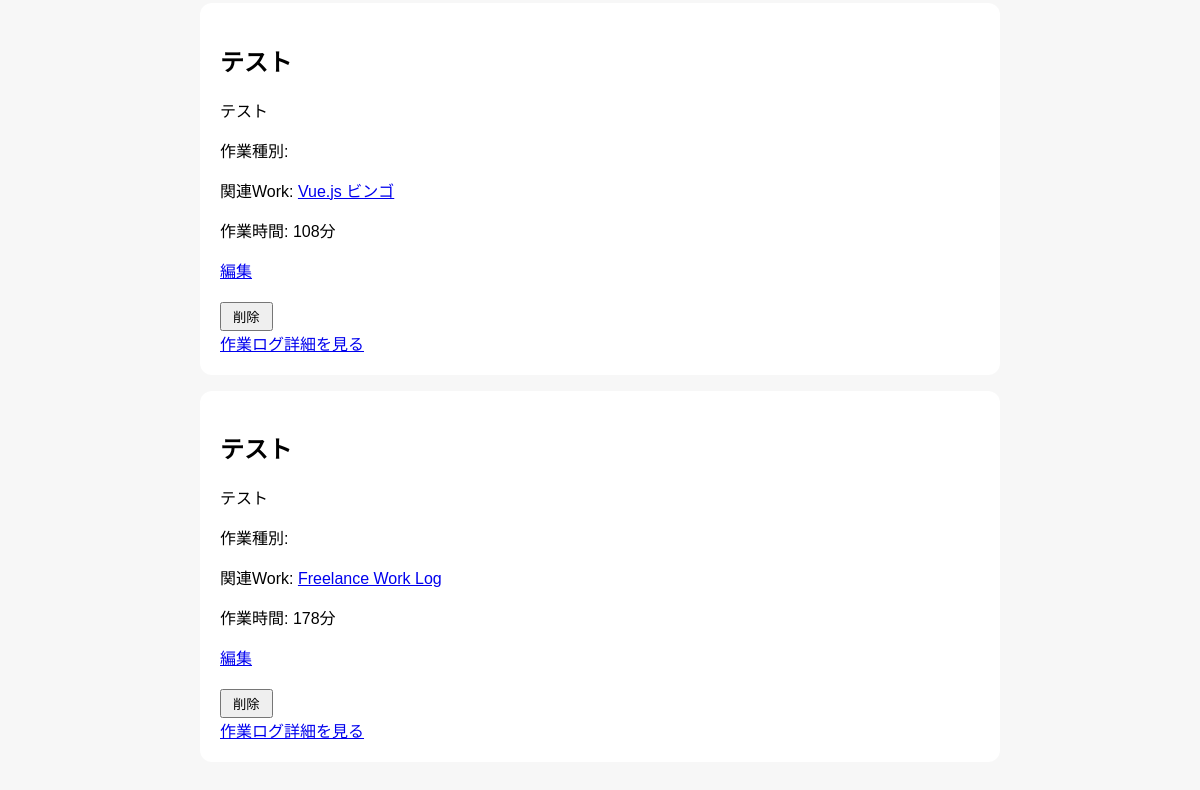
Page /posts-page (lower part) on the earlier database version.
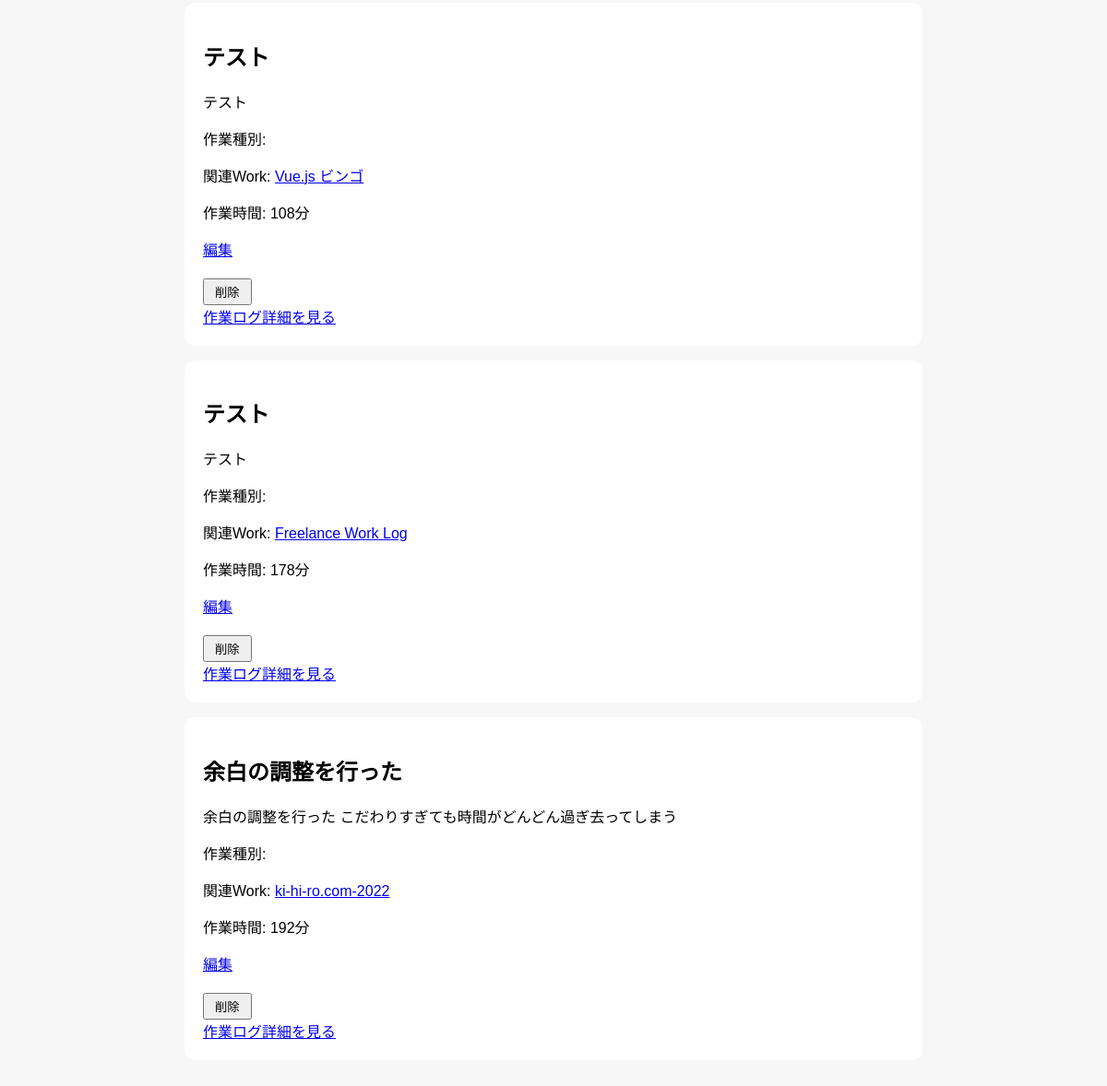
Same page on the later database version.
### app/models.py (models this page shows)
class Post(Base):
    __tablename__ = "posts"
    id = Column(Integer, primary_key=True, index=True)
    title = Column(String)
    content = Column(String)
    task_type = Column(String)
    start_time = Column(DateTime)
    end_time = Column(DateTime)
    work_time_minutes = Column(Integer)
    work_id = Column(Integer, ForeignKey("works.id"))
    work = relationship(
        "Work",
        back_populates="posts"
    )
    created_at = Column(DateTime, default=datetime.now)

class Work(Base):
    __tablename__ = "works"
    id = Column(Integer, primary_key=True, index=True)
    title = Column(String, nullable=False)
    description = Column(Text, nullable=False)
    github_url = Column(String)
    app_url = Column(String)
    tech_stack = Column(String)
    posts = relationship(
        "Post",
        back_populates="work"
    )
    image_url = Column(String)
    created_at = Column(DateTime, default=datetime.now)

### app/main.py (the view)
@app.get("/posts-page")
def posts_page(
    request: Request,
    work_id: int | None = None,
    db: Session = Depends(get_db)
):
    query = db.query(models.Post)
    if work_id:
        query = query.filter(
            models.Post.work_id == work_id
        )
    posts = query.all()
    works = db.query(models.Work).all()
    return templates.TemplateResponse(
        request,
        "posts.html",
        {"posts": posts, "works": works}
    )

### app/templates/posts.html (shortened to what this page needs)
{% extends "base.html" %}
{% block content %}
    {% for post in posts %}
    <div class="post-card">
        <h2>{{ post.title }}</h2>
        <div>{{ post.content[:120] | safe }}</div>
        <p>作業種別: {{ post.task_type }}</p>
        {% if post.work %}
        <p>
            関連Work:
            <a href="/works-page/{{ post.work.id }}">
                {{ post.work.title }}
            </a>
        </p>
        {% endif %}
        <p>作業時間: {{ post.work_time_minutes }}分</p>
        <a href="/posts-page/{{ post.id }}/edit">編集</a>
        <form action="/posts-page/{{ post.id }}/delete" method="post">
        <button type="submit">削除</button>
        </form>
        <a href="/posts-page/{{ post.id }}">作業ログ詳細を見る</a>
    </div>
    {% endfor %}
{% endblock %}

Differences in the rows shown:
added Post: title "余白の調整を行った", content "余白の調整を行った こだわりすぎても時間がどんどん過ぎ去ってしまう", work "ki-hi-ro.com-2022", work_time_minutes "192"
